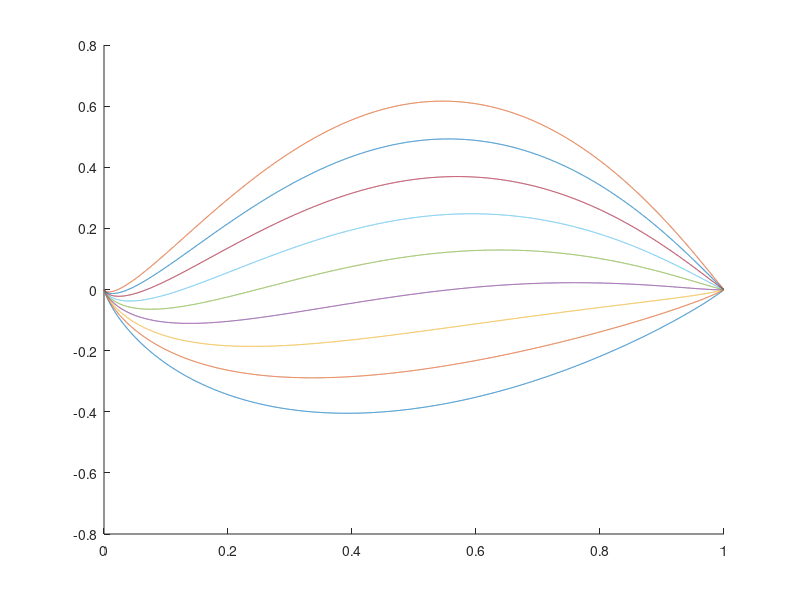

Write MATLAB code to recreate this figure.
phi1 = 0:0.0001:1;
phi2 = 1-phi1;
G =@(X,N) X*phi1.*phi2 + phi1.*log(phi1) + phi2.*log(phi2)/N;
NN = 4;
Xs = [0 0.5 1 1.5 2 2.5 3 3.5 4];

figure(1)
clf
hold on
for i = 1:length(Xs)
plot(phi1,G(Xs(i),8))
end